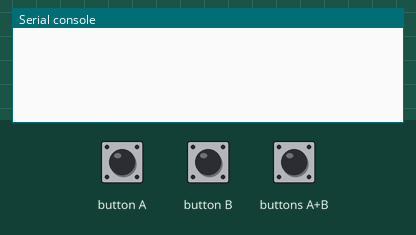
The program below on a simulated BBC micro:bit (MakeCode). On the bench: the last lines printed to the serial console. The inputs (shaded band) are chosen by the test bench. No radio messages arrive unless stated (any console line starting 'radio sent:' is added by the test bench).

Above: at 1.2 s.
1.3 s: button A pressed for 0.15 s
At 1.9 s:
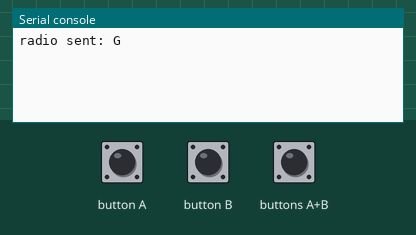
2.9 s: button B pressed for 0.15 s
At 4.2 s:
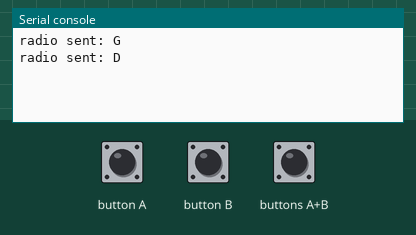
4.5 s: buttons A+B pressed for 0.15 s
At 5.6 s:
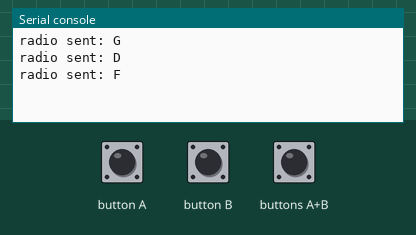

Measured:
- after the input at 1.3 s, the serial console: prints a new line after 0.15 s (image 1)
- after the input at 2.9 s, the serial console: prints a new line after 0.15 s (image 2)
- after the input at 4.5 s, the serial console: prints a new line after 0.15 s (image 3)

The program:

main.ts
```typescript
input.onButtonPressed(Button.A, function () {
    radio.sendString("G")
})
input.onButtonPressed(Button.AB, function () {
    radio.sendString("F")
})
input.onButtonPressed(Button.B, function () {
    radio.sendString("D")
})
radio.setGroup(1)
```

test.ts
```typescript
// les tests vont ici ; cela ne sera pas compilé si ce paquet est utilisé en tant qu'extension.
```
